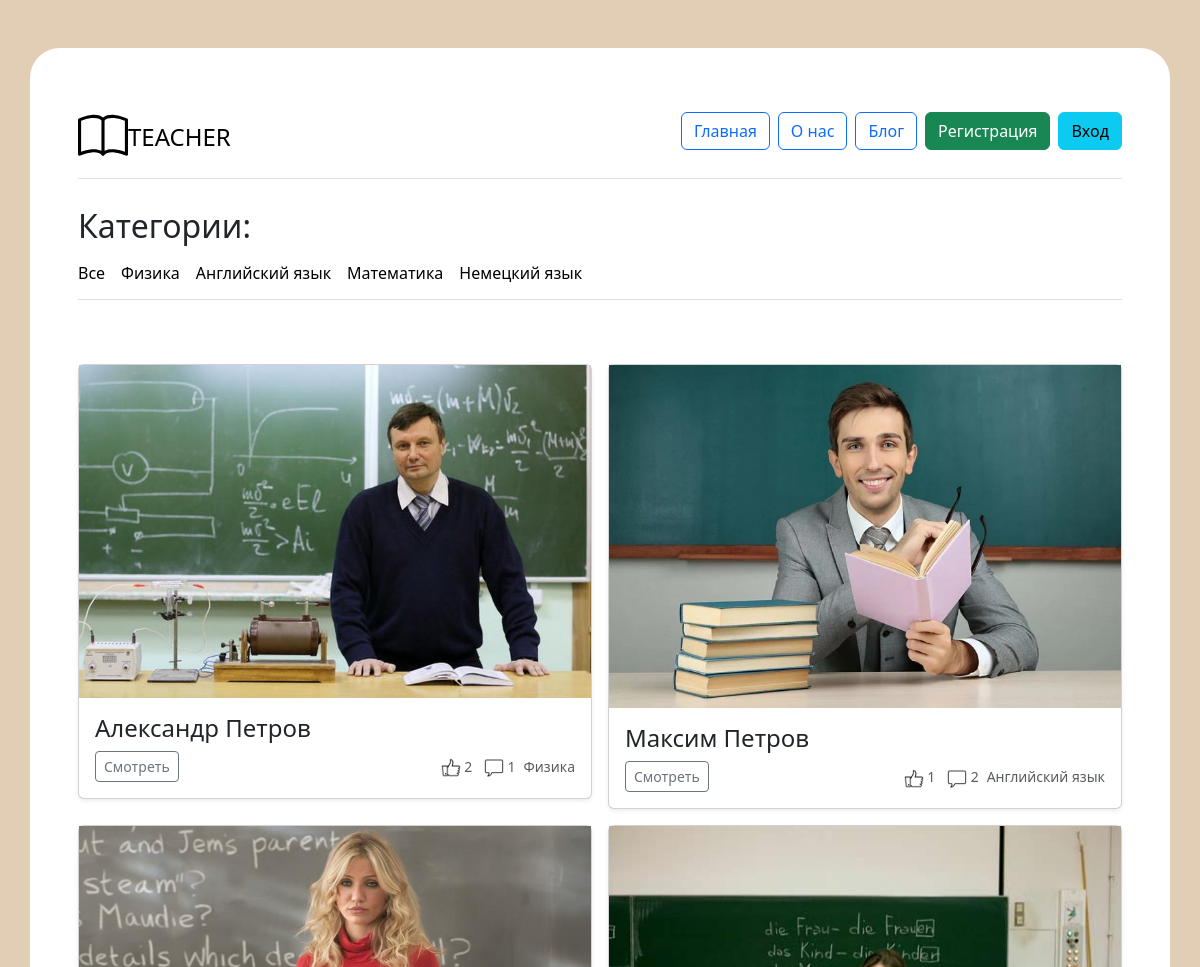
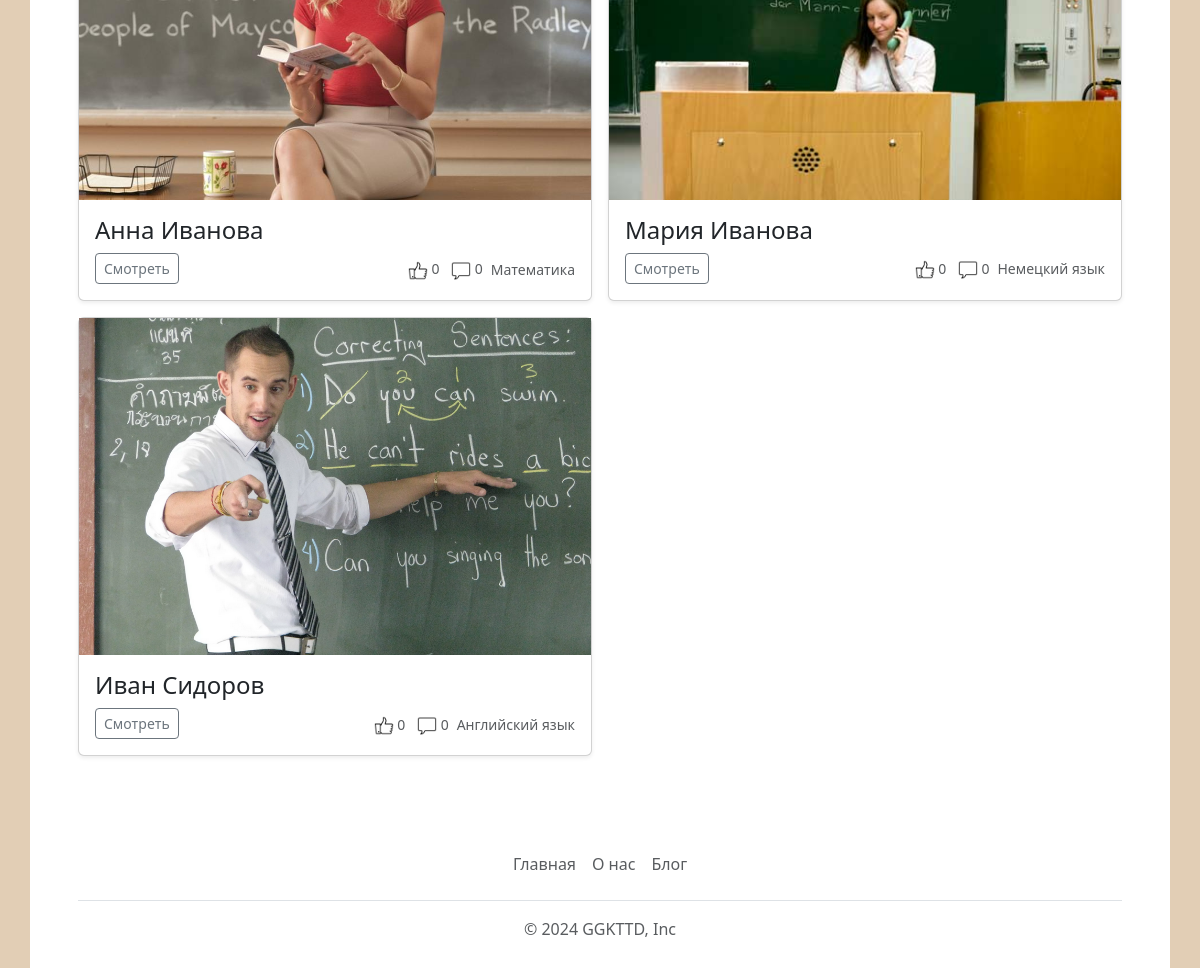
The page / on the database its author committed (2 pictures, top to bottom).
### app.py (models this page shows, shortened)
class Teachers(db.Model):
    id = db.Column(db.Integer,primary_key=True)
    desciption = db.Column(db.Text)
    price = db.Column(db.Integer)
    subject = db.Column(db.String(100))
    image_name = db.Column(db.String(100))
    city = db.Column(db.String(100))
    id_user = db.Column(db.Integer, db.ForeignKey('users.id'))
    status = db.Column(db.Integer, default=0)

class Users(db.Model):
    id = db.Column(db.Integer,primary_key=True)
    name = db.Column(db.String(100))
    surname = db.Column(db.String(100))
    email = db.Column(db.String(100), unique=True)
    password = db.Column(db.String(100), unique=True)
    root = db.Column(db.Integer, default=0)
    likes = db.Column(db.Integer, default=0)

### app.py (the view, shortened to what this page needs)
@app.route('/', methods=['GET', 'POST'])
def index():
    teachers = Teachers.query.all()
    comments_count = []
    for el in teachers:
        comments_count.append(Comments.query.filter_by(id_article=el.id).count())
    users_ids = []
    for teacher in teachers:
        users_ids.append(teacher.id_user)
    users_list = []
    for id in users_ids:
        users_list.append(Users.query.get(id))
    if request.method == 'GET':
        subject = request.args.get('subject')
        if subject:
            subject= subject.capitalize()
            subject = "%{}%".format(subject)
            teachers = Teachers.query.filter(Teachers.subject.like(subject)).all()
            users_ids = []
            for teacher in teachers:
                users_ids.append(teacher.id_user)
            users_list = []
            for id in users_ids:
                users_list.append(Users.query.get(id))
            comments_count = []
            for el in teachers:
                comments_count.append(Comments.query.filter_by(id_article=el.id).count())
            return render_template("index.html",zip=zip,teachers=teachers,users_list=users_list,comments_count=comments_count)
        else:
            return render_template("index.html",zip=zip,teachers=teachers,users_list=users_list,comments_count=comments_count)
    return render_template("index.html",zip=zip,teachers=teachers,users_list=users_list,comments_count=comments_count)

### app.py (called while the page is built)
@app.context_processor
def inject_user():
    return dict(
    subjects=db.session.query(Teachers.subject).distinct().all(),
    articles_category=db.session.query(Articles.category).distinct().all(),
    )

@app.context_processor
def inject_user():
    def get_user_name():
        if 'name' in session:
            return Users.query.filter_by(email=session['name']).first()
    return dict(active_user=get_user_name())

### templates/index.html (shortened to what this page needs)
{% extends 'base.html' %}
{% block main %}
<div class="nav-scroller py-1 mb-3 border-bottom">
    <h2>Категории:</h2>
    <nav class="nav nav-underline">
        <a class="nav-item nav-link link-body-emphasis " href="/">Все</a>
        {%for subject in subjects%}
        <a class="nav-item nav-link link-body-emphasis" href="/?subject={{subject.subject}}">{{subject.subject}}</a>
        {%endfor%}
    </nav>
</div>
<main>
    <div class="album py-5">
        <div class="row row-cols-sm-2 g-3">
            {%for teacher,user,comments in zip(teachers,users_list,comments_count)%}
            <div class="col">
                <div class="card shadow-sm">
                    <a href="/teacher/{{teacher.id}}"><img src="../static/img/upload/{{teacher.image_name}}" class="img-fluid" width="100%" height="" alt=""></a>
                    <div class="card-body">
                        <h4>{{user.name}} {{user.surname}}</h4>
                        <div class="d-flex justify-content-between align-items-center">
                            <div class="btn-group">
                                <a href="/teacher/{{teacher.id}}" class="btn btn-sm btn-outline-secondary">Смотреть</a>
                            </div>
                            <div class="d-flex justify-content-between align-items-center">
                                <div>
                                    <small class="text-body-secondary"><img src="../static/img/like.png" alt="like" class="" width="20"> {{user.likes}} </small>
                                    <small class="text-body-secondary mx-2"><img src="../static/img/comment.png" alt="comment" class="" width="20"> {{comments}}</small>
                                </div>
                                <div>
                                    <small class="text-body-secondary">{{teacher.subject}}</small>
                                </div>
                            </div>
                        </div>
                    </div>
                </div>
            </div>
            {%endfor%}
        </div>
    </div>
</main>
{% endblock %}

### templates/base.html (shortened to what this page needs)
<!DOCTYPE html>
<html lang="en">
<head>
    <link href="https://cdn.jsdelivr.net/npm/bootstrap@5.3.3/dist/css/bootstrap.min.css" rel="stylesheet"
>
    <link rel="stylesheet" href="../static/css/style.css">
    </head>
<body>
    <div class="container p-5 wrapper my-5">
        <header class="d-flex flex-wrap justify-content-center py-3 mb-4 border-bottom ">
            <a href="/"
                class="d-flex align-items-center mb-3 mb-md-0 me-md-auto link-body-emphasis text-decoration-none">
                <span class="fs-4">TEACHER</span>
            </a>
            <ul class="nav nav-pills">
                <li class="nav-item"><a href="/" class="btn btn-outline-primary " aria-current="page">Главная</a></li>
                <li class="nav-item"><a href="/about" class="btn btn-outline-primary mx-2">О нас</a></li>
                <li class="nav-item"><a href="/blog" class="btn btn-outline-primary">Блог</a></li>
                {%if 'name' in session and active_user %}
                <li class="nav-item"><a href="/profile" class="btn btn-primary mx-2">Профиль</a></li>
                <li class="nav-item"><a href="/logout" class="btn btn-danger ">Выйти</a></li>
                {% else %}
                <li class="nav-item"><a href="/reg" class="btn btn-success mx-2">Регистрация</a></li>
                <li class="nav-item"><a href="/login" class="btn btn-info ">Вход</a></li>
                {%endif%}
            </ul>
        </header>
        {% block main %} {% endblock %}
        <footer class="py-3 my-4">
            <ul class="nav justify-content-center border-bottom pb-3 mb-3">
                <li class="nav-item"><a href="/" class="nav-link px-2 text-body-secondary">Главная</a></li>
                <li class="nav-item"><a href="/about" class="nav-link px-2 text-body-secondary">О нас</a></li>
                <li class="nav-item"><a href="/blog" class="nav-link px-2 text-body-secondary">Блог</a></li>
            </ul>
            <p class="text-center text-body-secondary">© 2024 GGKTTD, Inc</p>
        </footer>
    </div>
</body>
</html>

### static/css/style.css (style rules this page uses)
body { background-color: #e2ceb5; }
.wrapper { background-color: #ffff; border-radius: 30px; }

### rows shown on the page
Teachers: image_name (picture), name "Александр", surname "Петров", likes "2", id "1", subject "Физика"
Teachers: image_name (picture), name "Максим", surname "Петров", likes "1", id "2", subject "Английский язык"
Teachers: image_name (picture), name "Анна", surname "Иванова", likes "0", status "0", subject "Математика"
Teachers: image_name (picture), name "Мария", surname "Иванова", likes "0", status "0", subject "Немецкий язык"
Teachers: image_name (picture), name "Иван", surname "Сидоров", likes "0", status "0", subject "Английский язык"

### other values the page prints
{{ subject.subject }} "Физика" "Английский язык" "Математика" "Немецкий язык"
